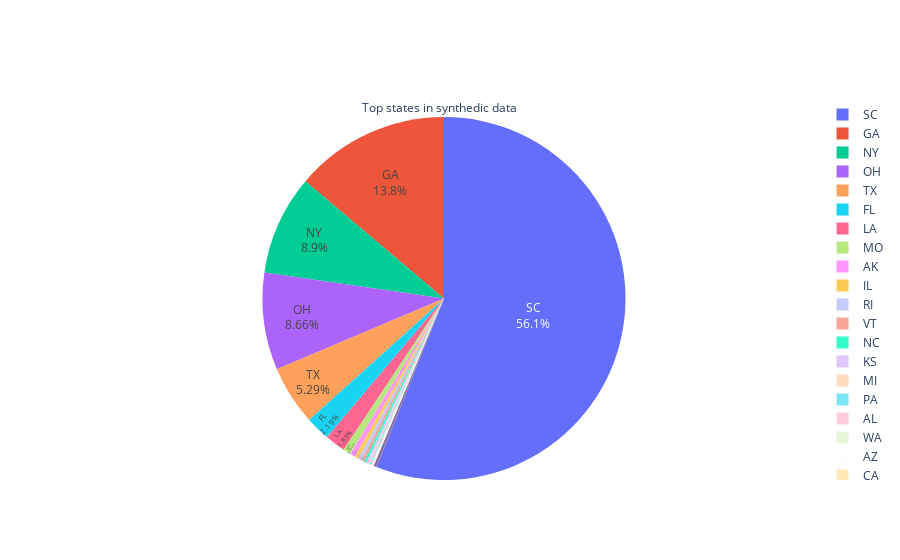

The notebook cell saved with this chart:
### Markdown cell above
<center><h1>Synthedic data Graphs</h1>

### Code cell
df = pd.read_csv('Professional_output_ex.csv')
top_states = dict(df['PatientState'].value_counts())
fig = go.Figure(data=[go.Pie(labels=list(top_states.keys()), values=list(top_states.values()))])
fig.update_traces(textposition='inside', textinfo='percent+label', title = "Top states in synthedic data\n\n ")
fig.show()

### Figure 1 — Plotly figure (JSON) as saved in the notebook; plotly's stock layout.template omitted (floating-point values rounded to 4 significant figures)
{"data": [{"labels": ["SC", "GA", "NY", "OH", "TX", "FL", "LA", "MO", "AK", "IL", "RI", "VT", "NC", "KS", "MI", "PA", "AL", "WA", "AZ", "CA", "OR", "VA", "TN", "IN", "UT", "NJ", "MS", "OK", "NH", "MA"], "textinfo": "percent+label", "textposition": "inside", "title": {"text": "Top states in synthedic data\n\n "}, "type": "pie", "values": [16844, 4153, 2673, 2602, 1588, 658, 549, 205, 146, 103, 92, 79, 62, 56, 36, 32, 28, 25, 23, 19, 14, 14, 14, 13, 6, 4, 4, 2, 1, 1]}], "layout": {}}
